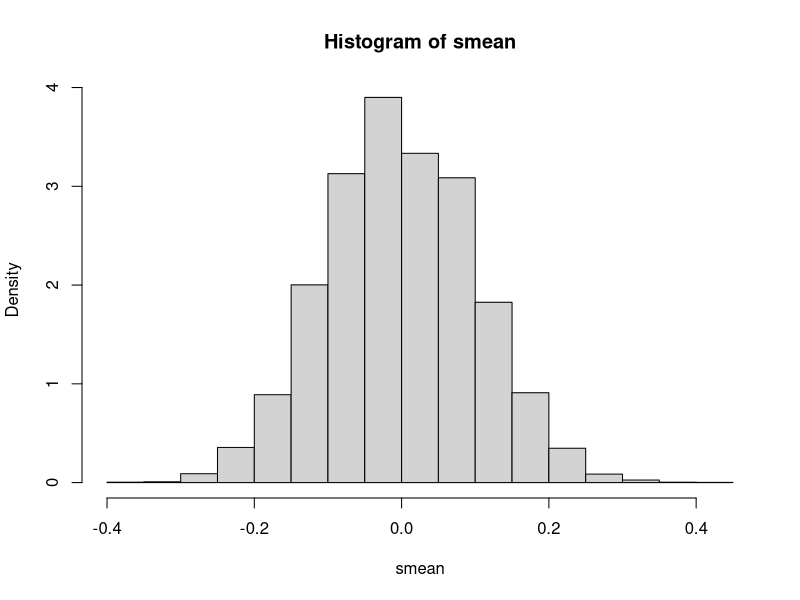
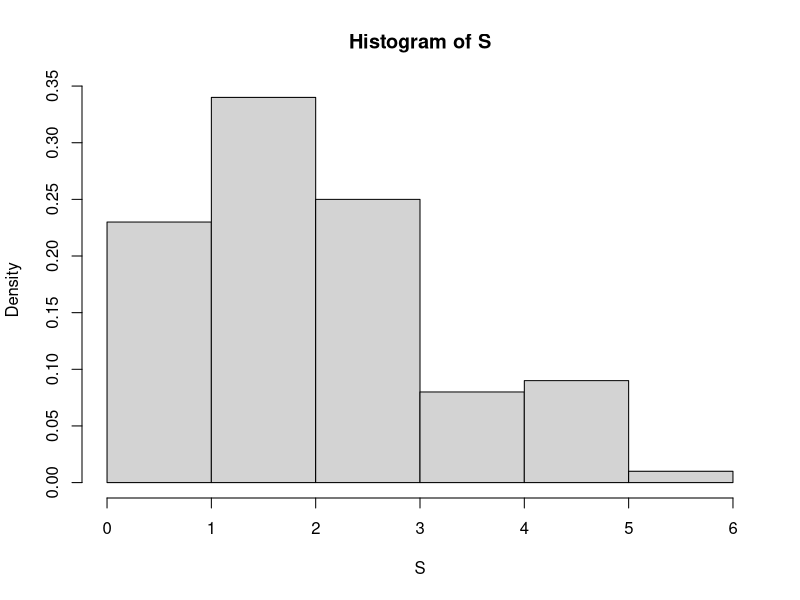
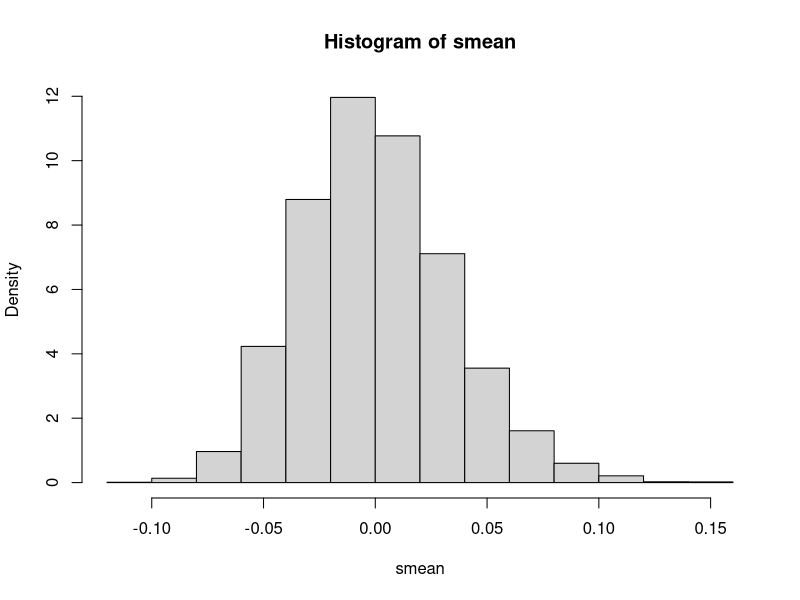
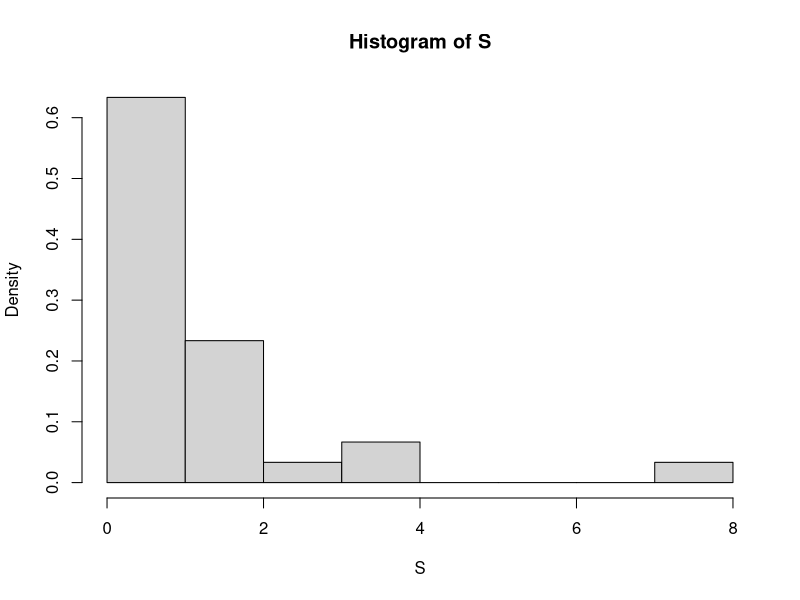
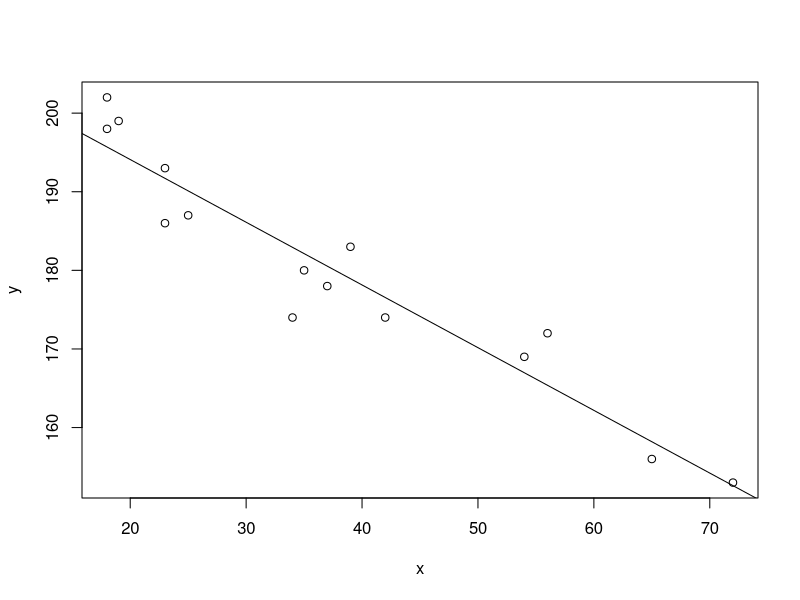

Write the R code that produced these figures, in order.
# Simulation Example for CLT - 1
n = 10
p = .25
smean = numeric(0)

for (i in 1:10000) {
    # 이항분포의 난수 생성(성공확률이 p일 때, 100번 중 n번 성공할 확률)
    S = rbinom(100, n, p)
    smean[i] = (mean(S) - n*p)/sqrt(n*p*(1-p))
}

hist(smean, prob = T)
hist(S, prob = T)

# Simulation Example for CLT - 2
smean = numeric(0)
lamda = 1
n = 30
for (i in 1:10000) {
    # generate random data
    S = rexp(n, lamda)
    smean[i] = (mean(S) - (1/lamda))/(1/lamda)/sqrt(n)
}
hist(smean, prob = T)
hist(S, prob = T)

# Analysis of Variance (ANOVA)
data(InsectSprays)
aov.spray <- aov(sqrt(InsectSprays$count) ~ InsectSprays$spray)
aov.spray
summary(aov.spray)

# Linear Regression
x = c(18, 23, 25, 35, 65, 54, 34, 56, 72, 19, 23, 42, 18, 39, 37)
y = c(202, 186, 187, 180, 156, 169, 174, 172, 153, 199, 193, 174, 198, 183, 178)
plot(x, y)
abline(lm(y ~ x))

lm.result = lm(y ~ x)
summary(lm.result)
